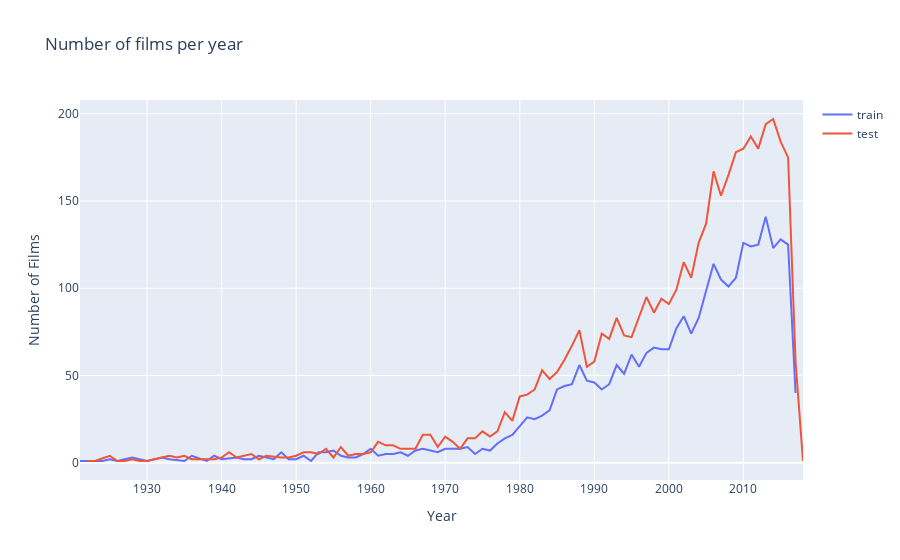

This figure's notebook cell:
### Code cell
import plotly.offline as py
py.init_notebook_mode(connected = True)
import plotly.graph_objs as go

data = [go.Scatter(x = d1.index, y = d1.values, name='train'),
       go.Scatter(x = d2.index, y = d2.values, name='test')]

layout = go.Layout(dict(title = 'Number of films per year',
                      xaxis = dict(title = 'Year'),
                      yaxis = dict(title = 'Number of Films'),
                      ), legend = dict(orientation = 'v'))
    
py.iplot(dict(data = data, layout = layout))

### Figure 1 — Plotly figure (JSON) as saved in the notebook; plotly's stock layout.template omitted (floating-point values rounded to 4 significant figures)
{"data": [{"name": "train", "type": "scatter", "x": [1921, 1924, 1925, 1926, 1927, 1928, 1930, 1931, 1932, 1933, 1935, 1936, 1938, 1939, 1940, 1942, 1943, 1944, 1945, 1947, 1948, 1949, 1950, 1951, 1952, 1953, 1954, 1955, 1956, 1957, 1958, 1959, 1960, 1961, 1962, 1963, 1964, 1965, 1966, 1967, 1968, 1969, 1970, 1971, 1972, 1973, 1974, 1975, 1976, 1977, 1978, 1979, 1980, 1981, 1982, 1983, 1984, 1985, 1986, 1987, 1988, 1989, 1990, 1991, 1992, 1993, 1994, 1995, 1996, 1997, 1998, 1999, 2000, 2001, 2002, 2003, 2004, 2005, 2006, 2007, 2008, 2009, 2010, 2011, 2012, 2013, 2014, 2015, 2016, 2017], "y": [1, 1, 2, 1, 2, 3, 1, 2, 3, 2, 1, 4, 1, 4, 2, 3, 2, 2, 4, 2, 6, 2, 2, 4, 1, 6, 6, 7, 4, 3, 3, 5, 8, 4, 5, 5, 6, 4, 7, 8, 7, 6, 8, 8, 8, 9, 5, 8, 7, 11, 14, 16, 21, 26, 25, 27, 30, 42, 44, 45, 56, 47, 46, 42, 45, 56, 51, 62, 55, 63, 66, 65, 65, 77, 84, 74, 83, 99, 114, 105, 101, 106, 126, 124, 125, 141, 123, 128, 125, 40]}, {"name": "test", "type": "scatter", "x": [1922, 1923, 1925, 1926, 1927, 1928, 1929, 1930, 1931, 1933, 1934, 1935, 1936, 1937, 1938, 1939, 1940, 1941, 1942, 1944, 1945, 1946, 1948, 1949, 1950, 1951, 1952, 1953, 1954, 1955, 1956, 1957, 1958, 1959, 1960, 1961, 1962, 1963, 1964, 1965, 1966, 1967, 1968, 1969, 1970, 1971, 1972, 1973, 1974, 1975, 1976, 1977, 1978, 1979, 1980, 1981, 1982, 1983, 1984, 1985, 1986, 1987, 1988, 1989, 1990, 1991, 1992, 1993, 1994, 1995, 1996, 1997, 1998, 1999, 2000, 2001, 2002, 2003, 2004, 2005, 2006, 2007, 2008, 2009, 2010, 2011, 2012, 2013, 2014, 2015, 2016, 2017, 2018], "y": [1, 1, 4, 1, 1, 2, 1, 1, 2, 4, 3, 4, 2, 2, 2, 2, 3, 6, 3, 5, 2, 4, 3, 3, 4, 6, 6, 5, 8, 3, 9, 4, 5, 5, 6, 12, 10, 10, 8, 8, 8, 16, 16, 9, 15, 12, 8, 14, 14, 18, 15, 18, 29, 24, 38, 39, 42, 53, 48, 52, 59, 67, 76, 55, 58, 74, 71, 83, 73, 72, 83, 95, 86, 94, 91, 99, 115, 106, 126, 137, 167, 153, 165, 178, 180, 187, 180, 194, 197, 184, 175, 58, 1]}], "layout": {"legend": {"orientation": "v"}, "title": {"text": "Number of films per year"}, "xaxis": {"title": {"text": "Year"}}, "yaxis": {"title": {"text": "Number of Films"}}}}
